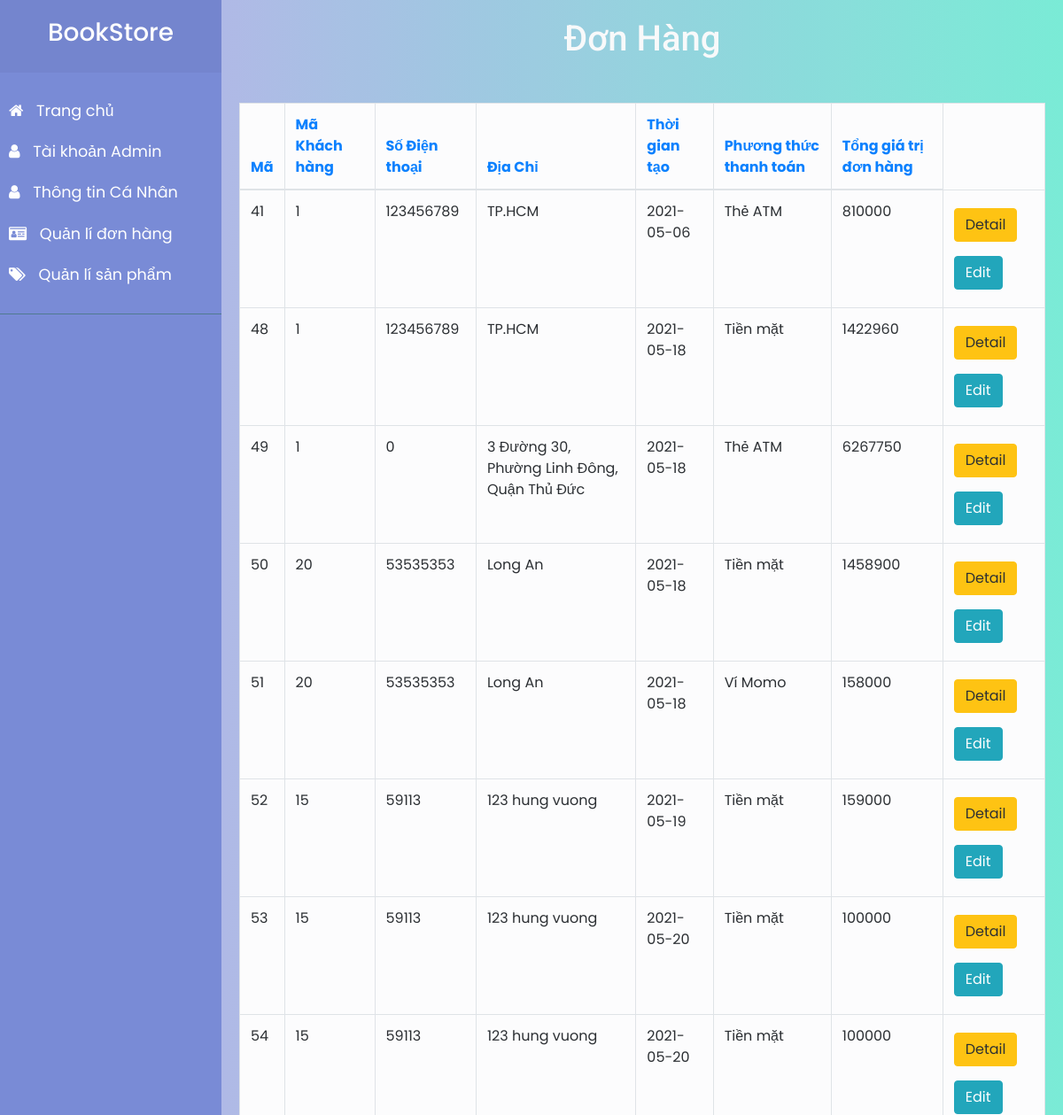
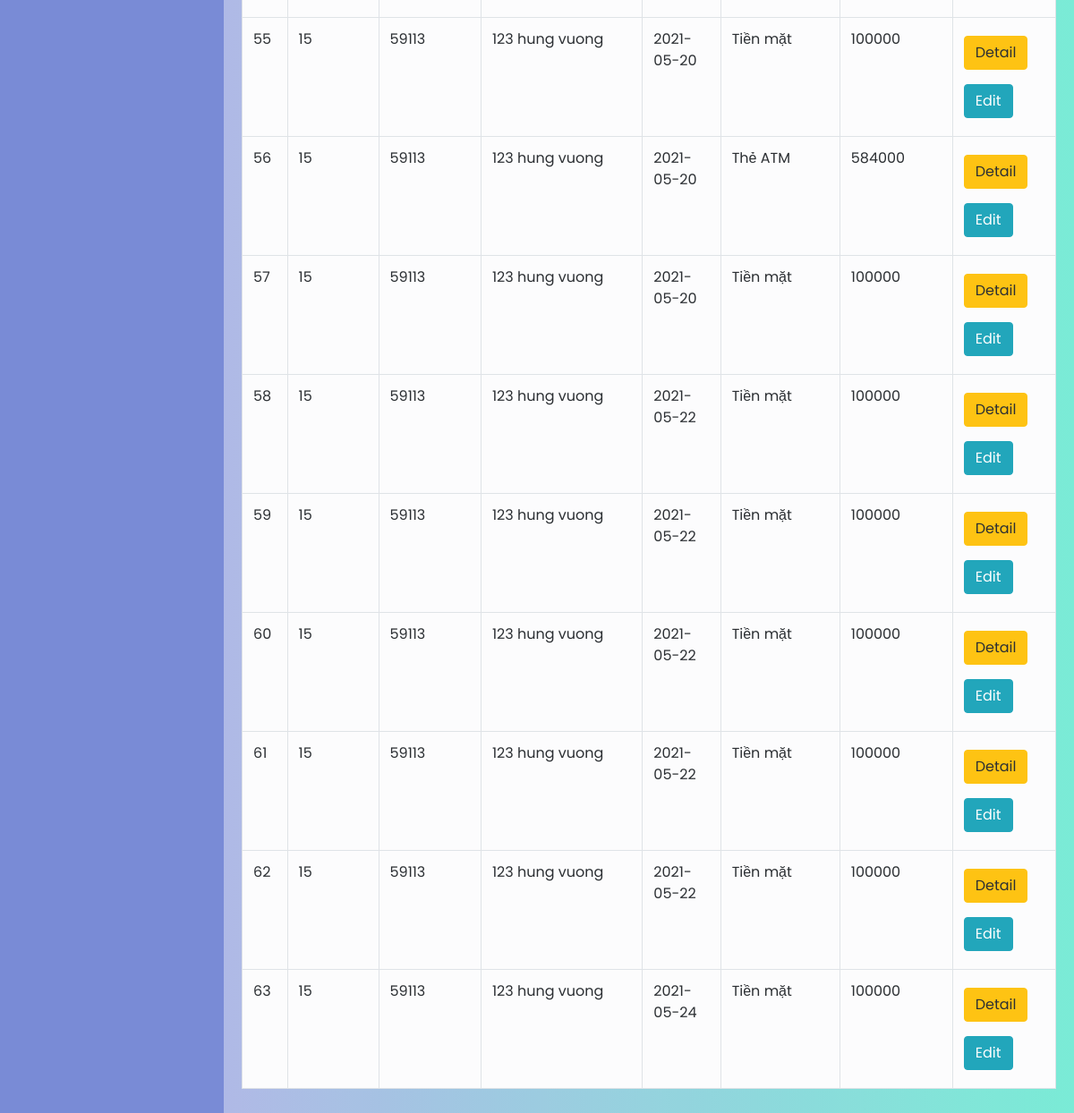
The page /Frontend/Admin/Order.php on the database its author committed (2 pictures, top to bottom).
### tables this page shows
CREATE TABLE `donhang` (
  `MaDH` int(255) NOT NULL,
  `MaKH` int(11) NOT NULL,
  `TenNguoiNhan` text NOT NULL,
  `PhoneNguoiNhan` int(11) NOT NULL,
  `DiaChiNguoiNhan` text NOT NULL,
  `ThoiGianTao` date NOT NULL,
  `PhuongThucThanhToan` text NOT NULL,
  `TongGiaTriDonHang` float NOT NULL
);

### Frontend/Admin/Order.php (the view, shortened to what this page needs)
<!DOCTYPE html>
<html lang="en">
  <head>
    <link
      rel="stylesheet"
      href="https://cdnjs.cloudflare.com/ajax/libs/font-awesome/4.7.0/css/font-awesome.min.css"
    />
    <link rel="stylesheet" href="css/bootstrap.min.css" />
    <link rel="stylesheet" href="css/jquery-ui.min.css" />
    <link rel="stylesheet" href="css/modal.css" />
    <link rel="stylesheet" href="css/style4.css" />
    <link rel="stylesheet" type="text/css" href="css/main.css" />
  </head>
  <body>
    <div class="wrapper">
      <?php
         include("sidebar.php");
      ?>
      <div id="content">
        <h1 class="text-center text-title-Don text-light">
          Đơn Hàng
        </h1>
        <table class="my-5 table table-bordered table-hover table-light">
                <thead class="text-primary">
                  <tr>
                    <th class="nowrap">
                      <span class="">Mã </span>
                    </th>
                    <th>Mã Khách hàng</th>
                    <th>Số Điện thoại</th>
                    <th>Địa Chỉ </th>
                    <th>Thời gian tạo</th>
                    <th>Phương thức thanh toán</th>
                    <th>Tổng giá trị đơn hàng</th>
                  </tr>
                </thead>
                <tbody id="tableDonHang">
                <?php
            include("connect.php");
            $lenh = "SELECT d.MaDH, d.MaKH ,d.PhoneNguoiNhan, d.DiaChiNguoiNhan, d.ThoiGianTao, d.PhuongThucThanhToan, d.TongGiaTriDonHang FROM donhang as d";
            $kq = mysqli_query($conn,$lenh);
            while($row = mysqli_fetch_row($kq))
            {
                echo"
                    <tr key=$row[0] id='item'>
                            <td>$row[0]</td>
                            <td>$row[1]</td>
                            <td>$row[2]</td>
                            <td>$row[3]</td>
                            <td>$row[4]</td>
                            <td>$row[5]</td>
                            <td>$row[6]</td>
                            <td>
                            <a href='DetailOrder.php?id=$row[0]'> <button class='my-2 btn btn-warning'>Detail</button></a>
                            <a href='updateOrder.php?id=$row[0]'> <button class='my-2 btn btn-info' onclick='edit()'>Edit</button></a>
                            </td>
                        </tr>
                        ";
            };
        ?>
                </tbody>
              </table>
      </div>
    </div>
  </body>
</html>

### Frontend/Admin/css/modal.css (style rules this page uses)
* { padding: 0; margin: 0; box-sizing: border-box; }
body { background-image: linear-gradient(-225deg, #e3fdf5 0%, #ffe6fa 100%); background-image: linear-gradient(to top, #a8edea 0%, #fed6e3 100%); background-attachment: fixed; background-repeat: no-repeat; font-family: "Vibur", cursive; font-family: "Abel", sans-serif; opacity: 0.95; }

### Frontend/Admin/css/style4.css (style rules this page uses)
body { font-family: "Poppins", sans-serif; background: #fafafa; }
a, a:hover, a:focus { color: inherit; text-decoration: none; transition: all 0.3s; }
i, span { display: inline-block; }
.wrapper { display: flex; align-items: stretch; }
#content { padding: 20px; min-height: 100vh; transition: all 0.3s; }

### Frontend/Admin/css/main.css (style rules this page uses)
.text-title-Don { font-family: "Roboto", sans-serif; }
#content { width: 100%; background: #74ebd5; background: -webkit-linear-gradient( to right, #acb6e5, #74ebd5 ); background: linear-gradient( to right, #acb6e5, #74ebd5 ); }

### rows shown on the page
donhang: MaDH "41", MaKH "1", PhoneNguoiNhan "123456789", DiaChiNguoiNhan "TP.HCM", ThoiGianTao "2021-05-06", PhuongThucThanhToan "Thẻ ATM", TongGiaTriDonHang "810000"
donhang: MaDH "48", MaKH "1", PhoneNguoiNhan "123456789", DiaChiNguoiNhan "TP.HCM", ThoiGianTao "2021-05-18", PhuongThucThanhToan "Tiền mặt", TongGiaTriDonHang "1422960"
donhang: MaDH "49", MaKH "1", PhoneNguoiNhan "0", DiaChiNguoiNhan "3 Đường 30, Phường Linh Đông, Quận Thủ Đức", ThoiGianTao "2021-05-18", PhuongThucThanhToan "Thẻ ATM", TongGiaTriDonHang "6267750"
donhang: MaDH "50", MaKH "20", PhoneNguoiNhan "53535353", DiaChiNguoiNhan "Long An", ThoiGianTao "2021-05-18", PhuongThucThanhToan "Tiền mặt", TongGiaTriDonHang "1458900"
donhang: MaDH "51", MaKH "20", PhoneNguoiNhan "53535353", DiaChiNguoiNhan "Long An", ThoiGianTao "2021-05-18", PhuongThucThanhToan "Ví Momo", TongGiaTriDonHang "158000"
donhang: MaDH "52", MaKH "15", PhoneNguoiNhan "59113", DiaChiNguoiNhan "123 hung vuong", ThoiGianTao "2021-05-19", PhuongThucThanhToan "Tiền mặt", TongGiaTriDonHang "159000"
donhang: MaDH "53", MaKH "15", PhoneNguoiNhan "59113", DiaChiNguoiNhan "123 hung vuong", ThoiGianTao "2021-05-20", PhuongThucThanhToan "Tiền mặt", TongGiaTriDonHang "100000"
donhang: MaDH "54", MaKH "15", PhoneNguoiNhan "59113", DiaChiNguoiNhan "123 hung vuong", ThoiGianTao "2021-05-20", PhuongThucThanhToan "Tiền mặt", TongGiaTriDonHang "100000"
donhang: MaDH "55", MaKH "15", PhoneNguoiNhan "59113", DiaChiNguoiNhan "123 hung vuong", ThoiGianTao "2021-05-20", PhuongThucThanhToan "Tiền mặt", TongGiaTriDonHang "100000"
donhang: MaDH "56", MaKH "15", PhoneNguoiNhan "59113", DiaChiNguoiNhan "123 hung vuong", ThoiGianTao "2021-05-20", PhuongThucThanhToan "Thẻ ATM", TongGiaTriDonHang "584000"
donhang: MaDH "57", MaKH "15", PhoneNguoiNhan "59113", DiaChiNguoiNhan "123 hung vuong", ThoiGianTao "2021-05-20", PhuongThucThanhToan "Tiền mặt", TongGiaTriDonHang "100000"
donhang: MaDH "58", MaKH "15", PhoneNguoiNhan "59113", DiaChiNguoiNhan "123 hung vuong", ThoiGianTao "2021-05-22", PhuongThucThanhToan "Tiền mặt", TongGiaTriDonHang "100000"
donhang: MaDH "59", MaKH "15", PhoneNguoiNhan "59113", DiaChiNguoiNhan "123 hung vuong", ThoiGianTao "2021-05-22", PhuongThucThanhToan "Tiền mặt", TongGiaTriDonHang "100000"
donhang: MaDH "60", MaKH "15", PhoneNguoiNhan "59113", DiaChiNguoiNhan "123 hung vuong", ThoiGianTao "2021-05-22", PhuongThucThanhToan "Tiền mặt", TongGiaTriDonHang "100000"
donhang: MaDH "61", MaKH "15", PhoneNguoiNhan "59113", DiaChiNguoiNhan "123 hung vuong", ThoiGianTao "2021-05-22", PhuongThucThanhToan "Tiền mặt", TongGiaTriDonHang "100000"
donhang: MaDH "62", MaKH "15", PhoneNguoiNhan "59113", DiaChiNguoiNhan "123 hung vuong", ThoiGianTao "2021-05-22", PhuongThucThanhToan "Tiền mặt", TongGiaTriDonHang "100000"
donhang: MaDH "63", MaKH "15", PhoneNguoiNhan "59113", DiaChiNguoiNhan "123 hung vuong", ThoiGianTao "2021-05-24", PhuongThucThanhToan "Tiền mặt", TongGiaTriDonHang "100000"
